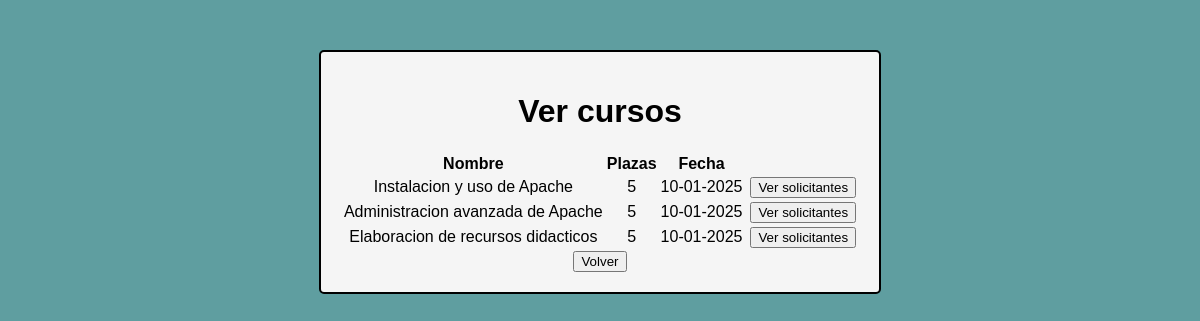
Screenshot of /cursoscp/verCursos.php (signed in) with the database file from the repository.
### tables this page shows
CREATE TABLE `cursos` (
  `codigocurso` int NOT NULL,
  `nombre` varchar(50) NOT NULL DEFAULT '',
  `abierto` tinyint(1) NOT NULL DEFAULT '1',
  `numeroplazas` smallint NOT NULL DEFAULT '20',
  `plazoinscripcion` date NOT NULL
);

### cursoscp/conexionbd.php (called while the page is built, shortened)
<?php
    function inbd(){
        $user = "user";
        $pass = "1234";
        $conex = new PDO("mysql:dbname=cursoscp;host=127.0.0.1",$user,$pass);
        $conex->setAttribute(PDO::ATTR_ERRMODE, PDO::ERRMODE_EXCEPTION);
        return $conex;
    }
    function mostrarCursos($estado){
        try {
            $conex = inbd();
            $stmt = $conex->prepare("SELECT * FROM cursos WHERE abierto = :estado");
            $stmt -> bindValue(':estado', $estado);
            return $stmt;
        } catch(PDOException $e){
            echo "Error: ".$e->getMessage();
        }
    }
?>

### cursoscp/verCursos.php (the view, shortened to what this page needs)
<?php
    require("conexionbd.php");
    require("functions.php");
?>
<!DOCTYPE html>
<html lang="en">
<head>
    <link rel="stylesheet" type="text/css" href="css/styles.css"/>
</head>
<body>
    <div>
        <h1>Ver cursos</h1>
        <table>
            <?php
                $numero = (isset($_SESSION['admin'])) ? 0  : 1 ;
                $stmt = mostrarCursos($numero);
                $stmt -> execute();
                if($stmt -> rowCount() > 0){
                    echo "<tr>
                        <td>Nombre</td>
                        <td>Plazas</td>
                        <td>Fecha</td>
                    </tr>";
                }
                while($fila = $stmt -> fetch(PDO::FETCH_NUM)){
                    echo "<form action='";
                        if(isset($_SESSION['user'])) echo "?";
                        else echo "verAdmitidos.php";
                    echo "' method='post'>";
                    $fecha = new DateTime($fila[4]);
                    $fecha = $fecha->format("d-m-Y");
                    echo
                    "<tr>
                        <td>".$fila[1]."</td>
                        <td>".$fila[3]."</td>
                        <td>".$fecha."</td>
                        <input type='hidden' name='codigocurso' value='".$fila[0]."'/>";
                        if(isset($_SESSION['user'])) echo "<td>".dibujaInputBoton("Solicitar", "solicitar", "submit")."</td>";
                        else if(isset($_SESSION['admin'])) echo "<td>".dibujaInputBoton("Ver solicitantes", "verSolicitantes", "submit")."</td>";
                    echo "</tr>";
                    echo "</form>";
                }
            ?>
        </table>
        <form action="?" method="post">
            <?php
                echo dibujaInputBoton("Volver", "volver", "submit");
            ?>
        </form>
    </div>
</body>
</html>

### cursoscp/functions.php (shortened to what this page needs)
<?php
    function dibujaInputBoton($nombre, $alias, $type){
        $formulario = "<td><input type='".$type."' name='".$alias."' value='".$nombre."'/></td>";
        return $formulario;
    }
?>

### cursoscp/css/styles.css (style rules this page uses)
* { font-family: Arial, Helvetica, sans-serif; place-items: center; }
body { background-color: cadetblue; }
table:not(.form) tr:first-child { font-weight: bolder; }
table:not(.form) { text-align: center; }
div { background-color: whitesmoke; margin: 50px; padding: 20px; border-radius: 5px; border-width: 2px; border-color: black; border-style: solid; }
input { place-items:initial }

### rows the page displays
cursos: nombre "Instalacion y uso de Apache", numeroplazas "5", plazoinscripcion "10-01-2025"
cursos: nombre "Administracion avanzada de Apache", numeroplazas "5", plazoinscripcion "10-01-2025"
cursos: nombre "Elaboracion de recursos didacticos", numeroplazas "5", plazoinscripcion "10-01-2025"
